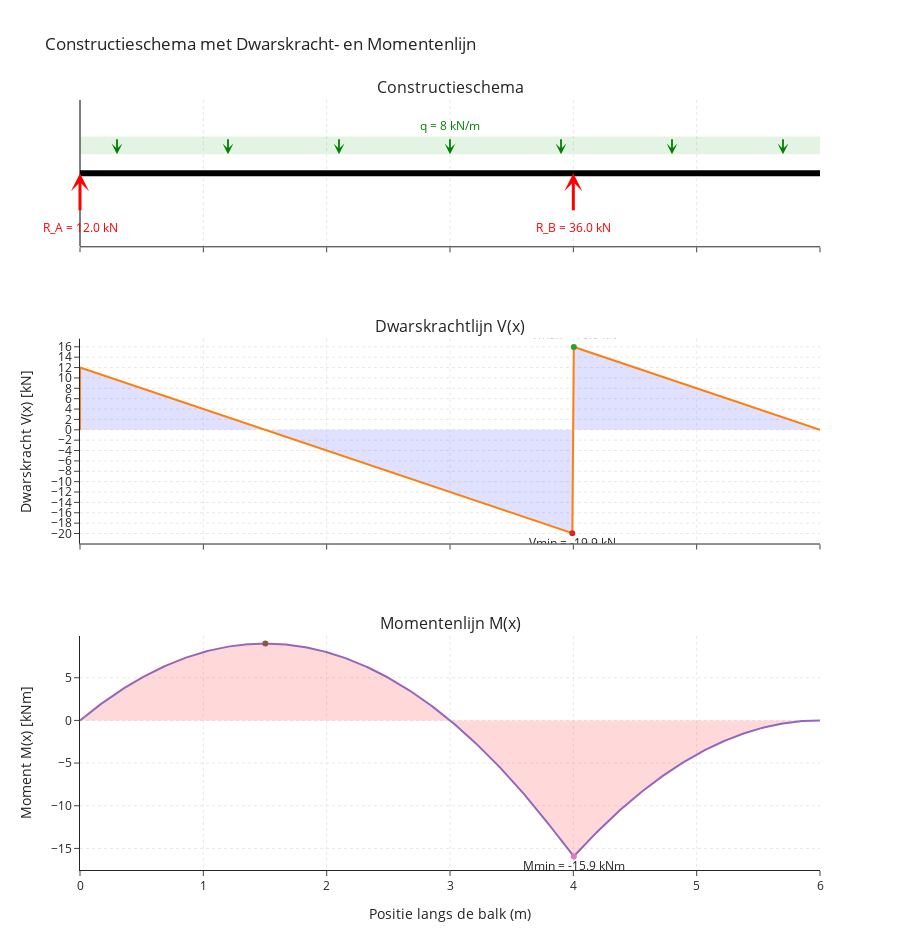

This figure's notebook cell:
### Code cell
import numpy as np
import plotly.graph_objects as go
from plotly.subplots import make_subplots

# ========================
# Gegeven parameters
# ========================
L = 6        # Lengte balk (m)
a = 4        # Positie ondersteuning B (m)
q = 8        # Verdeelde belasting (kN/m)

# ========================
# Reactiekrachten
# ========================
totale_last = q * L
R_B = totale_last * (L / 2) / a
R_A = totale_last - R_B

# ========================
# Discretisatie
# ========================
x = np.linspace(0, L, 500)

# ========================
# Dwarskracht V(x)
# ========================
V = np.zeros_like(x)
for i, xi in enumerate(x):
    if xi <= a:
        V[i] = R_A - q * xi
    else:
        V[i] = R_A + R_B - q * xi

xV = np.concatenate(([0], x, [L]))
V_plot = np.concatenate(([0], V, [0]))

# Max / min V
iVmax, iVmin = np.argmax(V), np.argmin(V)
xVmax, Vmax = x[iVmax], V[iVmax]
xVmin, Vmin = x[iVmin], V[iVmin]

# ========================
# Moment M(x)
# ========================
M = np.zeros_like(x)
for i, xi in enumerate(x):
    if xi <= a:
        M[i] = R_A * xi - 0.5 * q * xi**2
    else:
        M[i] = R_A * xi + R_B * (xi - a) - 0.5 * q * xi**2

xM = np.concatenate(([0], x, [L]))
M_plot = np.concatenate(([0], M, [0]))

# Max / min M
iMmax, iMmin = np.argmax(M), np.argmin(M)
xMmax, Mmax = x[iMmax], M[iMmax]
xMmin, Mmin = x[iMmin], M[iMmin]

# ========================
# Subplots
# ========================
fig = make_subplots(
    rows=3, cols=1,
    shared_xaxes=True,
    vertical_spacing=0.12,
    row_heights=[0.25, 0.35, 0.40],
    subplot_titles=[
        "Constructieschema",
        "Dwarskrachtlijn V(x)",
        "Momentenlijn M(x)"
    ]
)

# =========================================================
# 1️⃣ CONSTRUCTIESCHEMA
# =========================================================

# Balk
fig.add_trace(
    go.Scatter(x=[0, L], y=[0, 0], mode="lines",
               line=dict(width=6, color="black"),
               showlegend=False),
    row=1, col=1
)

# Verdeelde belasting (groen blok)
fig.add_shape(
    type="rect",
    x0=0, x1=L,
    y0=0.18, y1=0.35,
    fillcolor="rgba(0,150,0,0.35)",
    line=dict(width=0),
    row=1, col=1
)

# Verdeelde belasting – pijlen (OMLAAG ✅)
for xi in np.linspace(0.3, L - 0.3, 7):
    fig.add_annotation(
        x=xi, y=0.18,
        ax=xi, ay=0.42,
        xref="x", yref="y",
        axref="x", ayref="y",
        arrowhead=3,
        arrowwidth=1.8,
        arrowcolor="green",
        row=1, col=1
    )

fig.add_annotation(
    x=L/2, y=0.46,
    text=f"q = {q} kN/m",
    showarrow=False,
    font=dict(color="green"),
    row=1, col=1
)

# Reactiekrachten – R_A en R_B (OMHOOG ✅)
for xpos, R, label in [(0, R_A, "R_A"), (a, R_B, "R_B")]:
    fig.add_annotation(
        x=xpos, y=0,
        ax=xpos, ay=-0.45,
        xref="x", yref="y",
        axref="x", ayref="y",
        arrowhead=3,
        arrowwidth=3,
        arrowcolor="red",
        row=1, col=1
    )
    fig.add_annotation(
        x=xpos, y=-0.52,
        text=f"{label} = {R:.1f} kN",
        showarrow=False,
        font=dict(color="red"),
        row=1, col=1
    )

fig.update_yaxes(visible=False, range=[-0.7, 0.7], row=1, col=1)

# =========================================================
# 2️⃣ DWARSKRACHT
# =========================================================
fig.add_trace(
    go.Scatter(
        x=xV, y=V_plot,
        mode="lines",
        fill="tozeroy",
        line=dict(width=2),
        fillcolor="rgba(0,0,255,0.12)",
        showlegend=False),
    row=2, col=1
)

fig.add_hline(y=0, line_color="black", row=2, col=1)

fig.add_trace(
    go.Scatter(
        x=[xVmax], y=[Vmax],
        mode="markers+text",
        text=[f"Vmax = {Vmax:.1f} kN"],
        textposition="top center",
        showlegend=False),
    row=2, col=1
)

fig.add_trace(
    go.Scatter(
        x=[xVmin], y=[Vmin],
        mode="markers+text",
        text=[f"Vmin = {Vmin:.1f} kN"],
        textposition="bottom center",
        showlegend=False),
    row=2, col=1
)

# =========================================================
# 3️⃣ MOMENT
# =========================================================
fig.add_trace(
    go.Scatter(
        x=xM, y=M_plot,
        mode="lines",
        fill="tozeroy",
        line=dict(width=2),
        fillcolor="rgba(255,0,0,0.15)",
        showlegend=False),
    row=3, col=1
)

fig.add_hline(y=0, line_color="black", row=3, col=1)

fig.add_trace(
    go.Scatter(
        x=[xMmax], y=[Mmax],
        mode="markers+text",
        text=[f"Mmax = {Mmax:.1f} kNm"],
        textposition="top center",
        showlegend=False),
    row=3, col=1
)

fig.add_trace(
    go.Scatter(
        x=[xMmin], y=[Mmin],
        mode="markers+text",
        text=[f"Mmin = {Mmin:.1f} kNm"],
        textposition="bottom center",
        showlegend=False),
    row=3, col=1
)

# =========================================================
# ASSEN & LAYOUT
# =========================================================
fig.update_layout(
    height=950,
    title="Constructieschema met Dwarskracht- en Momentenlijn",
    template="simple_white",
    showlegend=False
)

for r in [1, 2, 3]:
    fig.update_xaxes(
        dtick=1, range=[0, L],
        showgrid=True, griddash="dot",
        zeroline=True, zerolinecolor="black",
        row=r, col=1
    )

fig.update_xaxes(title_text="Positie langs de balk (m)", row=3, col=1)

fig.update_yaxes(
    title_text="Dwarskracht V(x) [kN]",
    dtick=2,
    showgrid=True, griddash="dot",
    range=[1.1 * V_plot.min(), 1.1 * V_plot.max()],
    row=2, col=1
)

fig.update_yaxes(
    title_text="Moment M(x) [kNm]",
    showgrid=True, griddash="dot",
    range=[1.1 * M_plot.min(), 1.1 * M_plot.max()],
    row=3, col=1
)

fig.show()

### Figure 1 — Plotly figure (JSON) as saved in the notebook; plotly's stock layout.template omitted (floating-point values rounded to 4 significant figures; data arrays with more than 128 entries replaced by an {"elided": "..."} marker saying what was removed)
{"data": [{"line": {"color": "black", "width": 6}, "mode": "lines", "showlegend": false, "type": "scatter", "x": [0, 6], "xaxis": "x", "y": [0, 0], "yaxis": "y"}, {"fill": "tozeroy", "fillcolor": "rgba(0,0,255,0.12)", "line": {"width": 2}, "mode": "lines", "showlegend": false, "type": "scatter", "x": {"elided": "502 float values"}, "xaxis": "x2", "y": {"elided": "502 float values"}, "yaxis": "y2"}, {"mode": "markers+text", "showlegend": false, "text": ["Vmax = 16.0 kN"], "textposition": "top center", "type": "scatter", "x": [4.004], "xaxis": "x2", "y": [15.97], "yaxis": "y2"}, {"mode": "markers+text", "showlegend": false, "text": ["Vmin = -19.9 kN"], "textposition": "bottom center", "type": "scatter", "x": [3.992], "xaxis": "x2", "y": [-19.94], "yaxis": "y2"}, {"fill": "tozeroy", "fillcolor": "rgba(255,0,0,0.15)", "line": {"width": 2}, "mode": "lines", "showlegend": false, "type": "scatter", "x": {"elided": "502 float values"}, "xaxis": "x3", "y": {"elided": "502 float values"}, "yaxis": "y3"}, {"mode": "markers+text", "showlegend": false, "text": ["Mmax = 9.0 kNm"], "textposition": "top center", "type": "scatter", "x": [1.503], "xaxis": "x3", "y": [9.0], "yaxis": "y3"}, {"mode": "markers+text", "showlegend": false, "text": ["Mmin = -15.9 kNm"], "textposition": "bottom center", "type": "scatter", "x": [4.004], "xaxis": "x3", "y": [-15.94], "yaxis": "y3"}], "layout": {"annotations": [{"font": {"size": 16}, "showarrow": false, "text": "Constructieschema", "x": 0.5, "xanchor": "center", "xref": "paper", "y": 1, "yanchor": "bottom", "yref": "paper"}, {"font": {"size": 16}, "showarrow": false, "text": "Dwarskrachtlijn V(x)", "x": 0.5, "xanchor": "center", "xref": "paper", "y": 0.69, "yanchor": "bottom", "yref": "paper"}, {"font": {"size": 16}, "showarrow": false, "text": "Momentenlijn M(x)", "x": 0.5, "xanchor": "center", "xref": "paper", "y": 0.304, "yanchor": "bottom", "yref": "paper"}, {"arrowcolor": "green", "arrowhead": 3, "arrowwidth": 1.8, "ax": 0.3, "axref": "x", "ay": 0.42, "ayref": "y", "x": 0.3, "xref": "x", "y": 0.18, "yref": "y"}, {"arrowcolor": "green", "arrowhead": 3, "arrowwidth": 1.8, "ax": 1.2, "axref": "x", "ay": 0.42, "ayref": "y", "x": 1.2, "xref": "x", "y": 0.18, "yref": "y"}, {"arrowcolor": "green", "arrowhead": 3, "arrowwidth": 1.8, "ax": 2.1, "axref": "x", "ay": 0.42, "ayref": "y", "x": 2.1, "xref": "x", "y": 0.18, "yref": "y"}, {"arrowcolor": "green", "arrowhead": 3, "arrowwidth": 1.8, "ax": 3, "axref": "x", "ay": 0.42, "ayref": "y", "x": 3, "xref": "x", "y": 0.18, "yref": "y"}, {"arrowcolor": "green", "arrowhead": 3, "arrowwidth": 1.8, "ax": 3.9, "axref": "x", "ay": 0.42, "ayref": "y", "x": 3.9, "xref": "x", "y": 0.18, "yref": "y"}, {"arrowcolor": "green", "arrowhead": 3, "arrowwidth": 1.8, "ax": 4.8, "axref": "x", "ay": 0.42, "ayref": "y", "x": 4.8, "xref": "x", "y": 0.18, "yref": "y"}, {"arrowcolor": "green", "arrowhead": 3, "arrowwidth": 1.8, "ax": 5.7, "axref": "x", "ay": 0.42, "ayref": "y", "x": 5.7, "xref": "x", "y": 0.18, "yref": "y"}, {"font": {"color": "green"}, "showarrow": false, "text": "q = 8 kN/m", "x": 3, "xref": "x", "y": 0.46, "yref": "y"}, {"arrowcolor": "red", "arrowhead": 3, "arrowwidth": 3, "ax": 0, "axref": "x", "ay": -0.45, "ayref": "y", "x": 0, "xref": "x", "y": 0, "yref": "y"}, {"font": {"color": "red"}, "showarrow": false, "text": "R_A = 12.0 kN", "x": 0, "xref": "x", "y": -0.52, "yref": "y"}, {"arrowcolor": "red", "arrowhead": 3, "arrowwidth": 3, "ax": 4, "axref": "x", "ay": -0.45, "ayref": "y", "x": 4, "xref": "x", "y": 0, "yref": "y"}, {"font": {"color": "red"}, "showarrow": false, "text": "R_B = 36.0 kN", "x": 4, "xref": "x", "y": -0.52, "yref": "y"}], "height": 950, "shapes": [{"fillcolor": "rgba(0,150,0,0.35)", "line": {"width": 0}, "type": "rect", "x0": 0, "x1": 6, "xref": "x", "y0": 0.18, "y1": 0.35, "yref": "y"}, {"line": {"color": "black"}, "type": "line", "x0": 0, "x1": 1, "xref": "x2 domain", "y0": 0, "y1": 0, "yref": "y2"}, {"line": {"color": "black"}, "type": "line", "x0": 0, "x1": 1, "xref": "x3 domain", "y0": 0, "y1": 0, "yref": "y3"}], "showlegend": false, "title": {"text": "Constructieschema met Dwarskracht- en Momentenlijn"}, "xaxis": {"anchor": "y", "domain": [0, 1], "dtick": 1, "griddash": "dot", "matches": "x3", "range": [0, 6], "showgrid": true, "showticklabels": false, "zeroline": true, "zerolinecolor": "black"}, "xaxis2": {"anchor": "y2", "domain": [0, 1], "dtick": 1, "griddash": "dot", "matches": "x3", "range": [0, 6], "showgrid": true, "showticklabels": false, "zeroline": true, "zerolinecolor": "black"}, "xaxis3": {"anchor": "y3", "domain": [0, 1], "dtick": 1, "griddash": "dot", "range": [0, 6], "showgrid": true, "title": {"text": "Positie langs de balk (m)"}, "zeroline": true, "zerolinecolor": "black"}, "yaxis": {"anchor": "x", "domain": [0.81, 1], "range": [-0.7, 0.7], "visible": false}, "yaxis2": {"anchor": "x2", "domain": [0.424, 0.69], "dtick": 2, "griddash": "dot", "range": [-21.93, 17.56], "showgrid": true, "title": {"text": "Dwarskracht V(x) [kN]"}}, "yaxis3": {"anchor": "x3", "domain": [0, 0.304], "griddash": "dot", "range": [-17.53, 9.9], "showgrid": true, "title": {"text": "Moment M(x) [kNm]"}}}}
